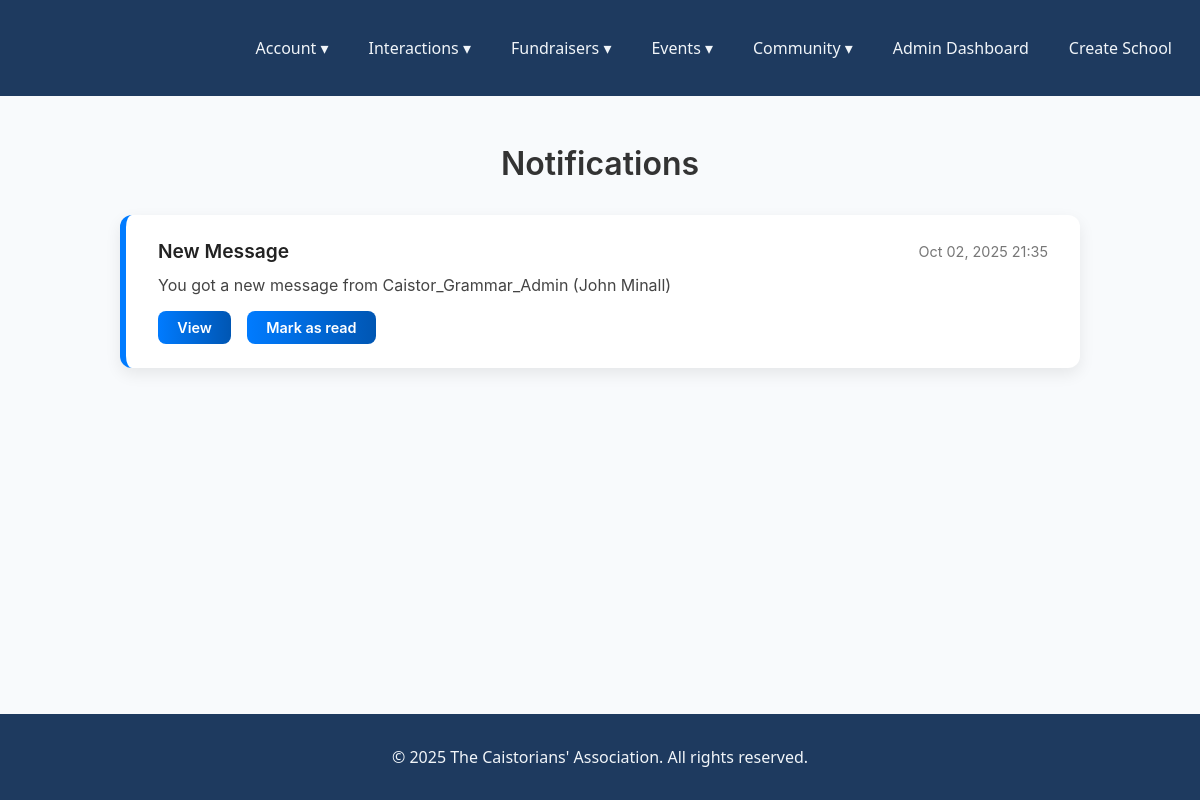
Page /notifications/ (signed in) on the earlier database version.
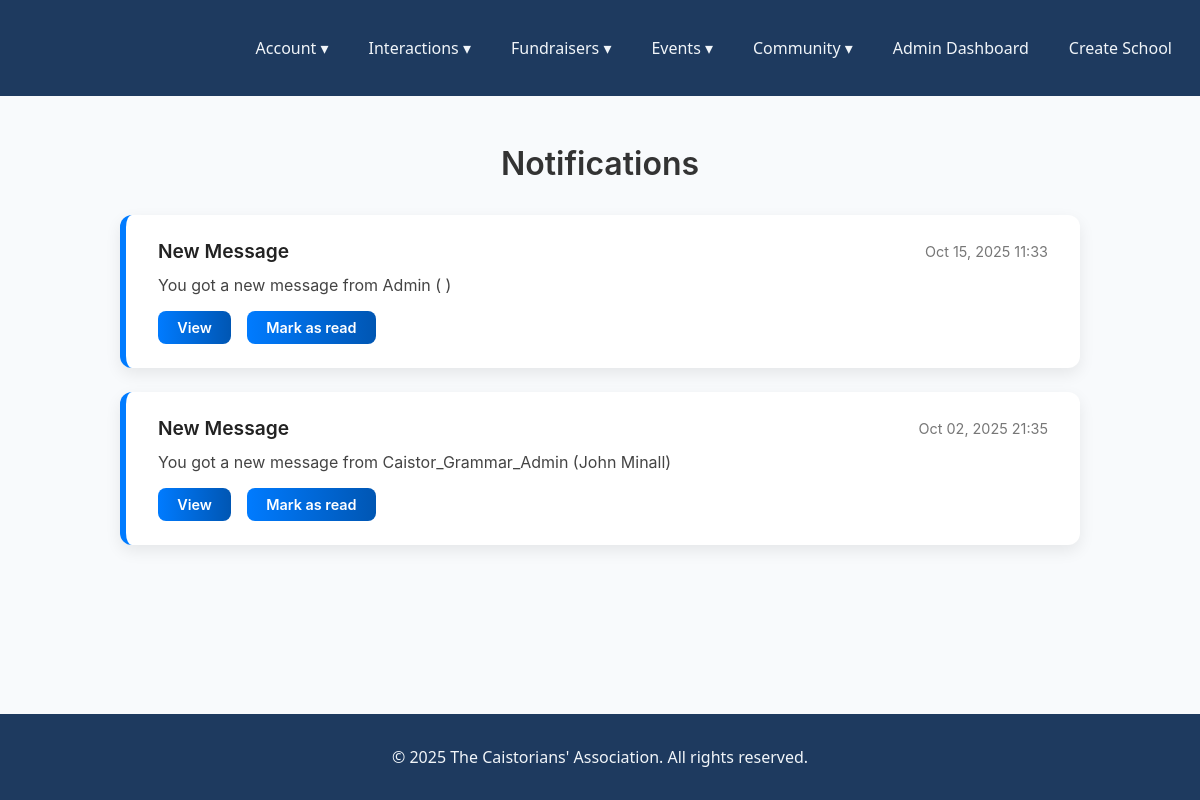
Same page on the later database version.
### notifications/models.py (models this page shows, shortened)
class Notification(models.Model):
    school = models.ForeignKey(School, on_delete=models.CASCADE, related_name="notifications", null=True, blank=True)
    title = models.CharField(max_length=255)
    message = models.TextField()
    link = models.URLField(blank=True, null=True)
    created_at = models.DateTimeField(default=timezone.now)

### notifications/views.py (the view)
# urls.py: path("", views.notifications_list, name="list"),
def notifications_list(request):
    school_notes = Notification.objects.filter(school=request.user.school)
    individual_notes = Notification.objects.filter(school__isnull=True, user_states__user=request.user)
    user_states = UserNotification.objects.filter(user=request.user)
    deleted_ids = [state.notification.id for state in user_states if state.deleted]
    all_notifications = list(school_notes) + list(individual_notes)
    all_notifications = [n for n in all_notifications if n.id not in deleted_ids]
    all_notifications.sort(key=lambda x: x.created_at, reverse=True)
    context = {'notifications': all_notifications, 'user_states': {state.notification.id: state for state in user_states}}
    return render(request, 'notifications/notifications_list.html', context)

### notifications/templates/notifications/notifications_list.html
{% extends "Main/base.html" %}
{% block content %}
<div class="notifications-container">
  <h1 class="notifications-title">Notifications</h1>
  <ul class="notifications-list">
    {% for note in notifications %}
      <li class="notification-card {% if note.is_read %}read{% else %}unread{% endif %}">
        <div class="notification-header">
          <strong class="notification-title">{{ note.title }}</strong>
          <span class="notification-date">{{ note.created_at|date:"M d, Y H:i" }}</span>
        </div>
        <p class="notification-message">{{ note.message }}</p>
        <div class="notification-actions">
          {% if note.link %}
            <a href="{{ note.link }}" class="btn notification-btn">View</a>
          {% endif %}
          <a href="{% url 'notifications:mark_as_read' note.id %}" class="btn notification-btn mark-read-btn">
            Mark as read
          </a>
        </div>
      </li>
    {% empty %}
      <li class="notification-empty">No notifications.</li>
    {% endfor %}
  </ul>
</div>
{% endblock %}

Differences in the rows shown:
added Notification: title "New Message", created_at "Oct 15, 2025 11:33", message "You got a new message from Admin ( )"
